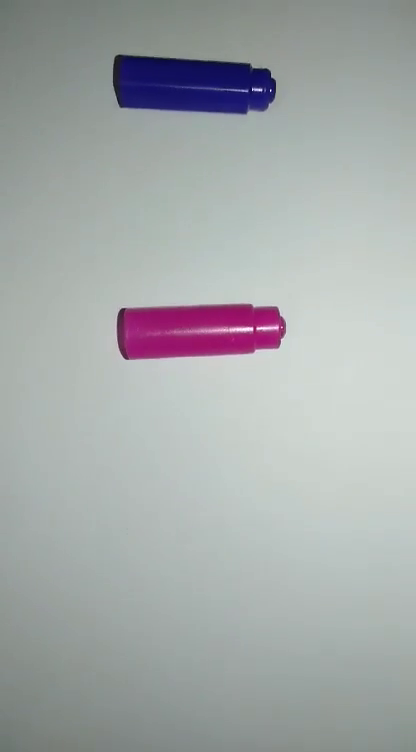
#> input picture frame 38 of Project_detectedColor/video-1569690261.mp4, 416 x 752 px
$ python VideoDetectedColor.py
#> lines starting #> are read from the running program, lines starting #| are printed output that depends on the picture; after the words box and inside, x2 and y2 are one past the last pixel; in counts of white or black regions, pixels touching at a corner belong together
# importing libraries
import cv2
import numpy as np
from imutils import contours
import imutils

# Create a VideoCapture object and read from input file
backsub = cv2.createBackgroundSubtractorMOG2()
cap = cv2.VideoCapture('video-1569690261.mp4')
sen = 0
minArea=1
lineCount = 500
counter = 0
frame_width = int(cap.get(3))
frame_height = int(cap.get(4))
out = cv2.VideoWriter('outpy.avi',cv2.VideoWriter_fourcc('M','J','P','G'), 30, (frame_width,frame_height))

# Check if camera opened successfully
if (cap.isOpened()== False):
  print("Error opening video  file")

# Read until video is completed
while(cap.isOpened()):

  # Capture frame-by-frame
  ret, frame = cap.read()
#> frame is the input picture: shape (752, 416, 3); mean B, G, R 169.4, 169.3, 164.8
  if ret == True:
    image = cv2.cvtColor(frame, cv2.COLOR_BGR2HSV)
#> image: shape (752, 416, 3); mean H, S, V 79.1, 20.5, 174
    mask = np.zeros(image.shape, dtype=np.uint8)
    open_kernel = cv2.getStructuringElement(cv2.MORPH_RECT, (7,7))
    close_kernel = cv2.getStructuringElement(cv2.MORPH_RECT, (5,5))

    # [9 lines of commented-out code are left out]
    lower_red = np.array([0,50,50])
    upper_red = np.array([10,255,255])
    #upper red
    lower_red2 = np.array([170,50,50])
    upper_red2 = np.array([180,255,255])
    mask = cv2.inRange(image, lower_red, upper_red)
#> mask: shape (752, 416); every value is 0
    res = cv2.bitwise_and(frame,frame, mask= mask)
#> res: shape (752, 416, 3); every value is 0
    mask2 = cv2.inRange(image, lower_red2, upper_red2)
    res2 = cv2.bitwise_and(frame,frame, mask= mask2)
    mask = mask+mask2
    img3 = res+res2
    # cv2.imshow('img3', img3)

    ret,thresh = cv2.threshold(mask,127,255,0)
    contours, hierarchy = cv2.findContours(thresh,cv2.RETR_TREE,cv2.CHAIN_APPROX_SIMPLE)
#> contours = []
    for cnt in contours:
          x,y,w,h = cv2.boundingRect(cnt)
          cv2.rectangle(frame,(x,y),(x+w,y+h),(255,0,0),2)
#> this loop made 0 passes

    #นับจำนวนชิ้นงาน
    fgmask = backsub.apply(img3, None, 0.01)
#> fgmask: shape (752, 416); every value is 255
    # cv2.imshow("blacksup",fgmask)
    erode=cv2.erode(fgmask,None,iterations=3)
    moments=cv2.moments(erode,True)
#> moments = moments, m00 312832, centre m10/m00, m01/m00 = (207.5, 375.5)
    area=moments['m00']
#> area = 312832

    if moments['m01'] >=minArea:
            x=int(moments['m10']/moments['m00'])
#> x = 207
            y=int (moments['m01']/moments['m00'])
#> y = 375
            if y < lineCount:
                sen=sen << 1
            else:
                sen=(sen<<1)|1
            sen=sen&0x03
            if sen == 1:
                counter=counter+1


    cv2.line(frame,(0,lineCount),(500,lineCount),(0,255,0),2)
    font = cv2.FONT_HERSHEY_SIMPLEX
#> font = 0
    cv2.putText(frame,'Count Red = '+str(counter), (10,30),font,1, (255,255,0), 2)
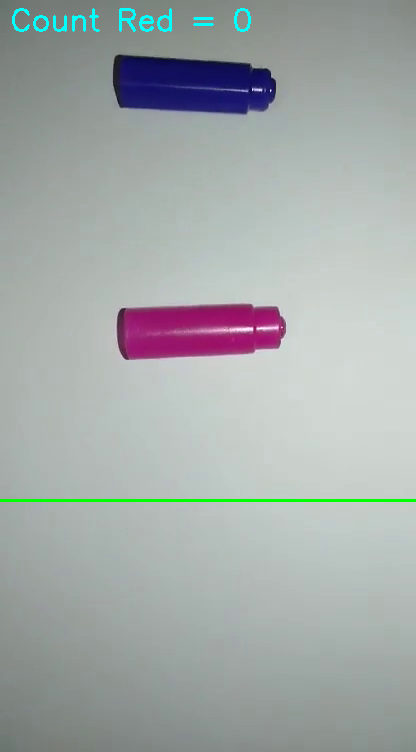
#> frame: shape (752, 416, 3); mean B, G, R 169.3, 170.1, 163.5

    # Write the frame into the file 'output.avi'
    out.write(frame)
    # Display the resulting frame
    cv2.imshow('Frame', frame)

    # Press Q on keyboard to  exit
    if cv2.waitKey(25) & 0xFF == ord('q'):
#> (key q is pressed here)
      break

  # Break the loop
  else:
    break

# When everything done, release
# the video capture object
cap.release()
out.release()
# Closes all the frames
cv2.destroyAllWindows()

$ run again, starting later in the video
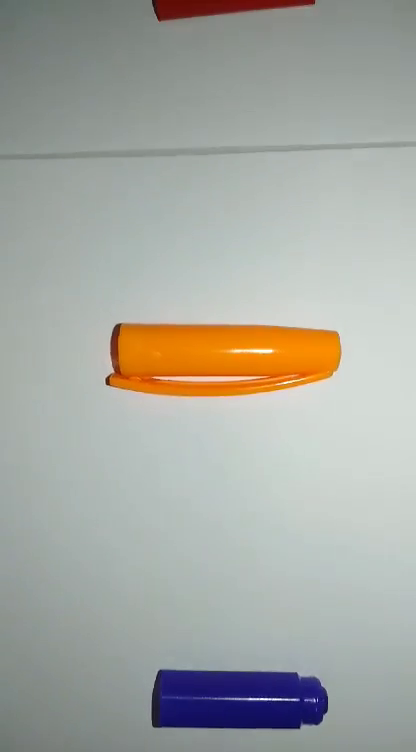
#> input picture frame 174 of Project_detectedColor/video-1569690261.mp4, 416 x 752 px
#> frame is the input picture: shape (752, 416, 3); mean B, G, R 161.2, 167.7, 166.3
#> image: shape (752, 416, 3); mean H, S, V 71.2, 29.3, 175.5
#> `mask = cv2.inRange(image, lower_red, upper_red)`:
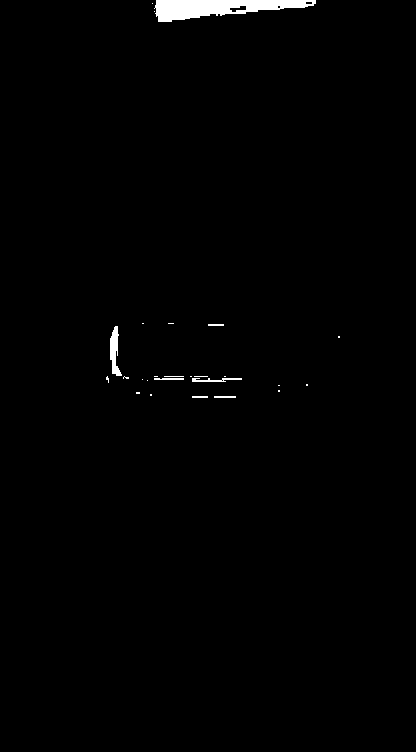
#> mask: shape (752, 416); 0.91% white; 26 white regions (18 under 20 px), largest, box (x1, y1, x2, y2) and area: (154, 0, 316, 22) 2121, (110, 326, 122, 376) 324, (192, 378, 242, 382) 121
#> mask2: shape (752, 416); 0.03% white in thin lines or dots, all inside (x1, y1, x2, y2) = (154, 0, 312, 16)
#> contours = 27 contours, 22 with area under 20; largest, box (x1, y1, x2, y2) and area: (154, 0, 316, 22) 2034, (110, 326, 122, 376) 263, (192, 378, 242, 382) 62, (154, 378, 184, 380) 27, (214, 396, 236, 398) 21
#> the loop `for cnt in contours:` made 27 passes
#> (cnt, x, y, w, h) on passes 1 to 6: ([[214, 396], [214, 397], [235, 397], [235, 396]], 214, 396, 22, 2), ([[192, 396], [192, 397], [207, 397], [207, 396]], 192, 396, 16, 2), ([[150, 394], [150, 395], [151, 395], [151, 394]], 150, 394, 2, 2), ([[136, 392], [136, 393], [139, 393], [139, 392]], 136, 392, 4, 2), ([[278, 390], [278, 391], [279, 391], [279, 390]], 278, 390, 2, 2), ([[278, 385], [279, 385]], 278, 385, 2, 1)
#> fgmask: shape (752, 416); values 127 (black) and 255 (white), 99.1% white; 26 black regions (18 under 20 px), largest, box (x1, y1, x2, y2) and area: (154, 0, 316, 22) 2211, (110, 326, 122, 376) 324, (192, 378, 242, 382) 121
#> erode: shape (752, 416); values 127 (black) and 255 (white), 98.1% white; 12 black regions, largest, box (x1, y1, x2, y2) and area: (149, 0, 319, 25) 2877, (139, 373, 245, 385) 1036, (103, 323, 132, 386) 927
#> moments = moments, m00 312832, centre m10/m00, m01/m00 = (207.5, 375.5)
#> area = 312832
#> `x=int(moments['m10']/moments['m00'])`: x = 207
#> `y=int (moments['m01']/moments['m00'])`: y = 375
#> font = 0
#> `cv2.putText(frame,'Count Red = '+str(counter), (10,30),font,1, (255,25..`:
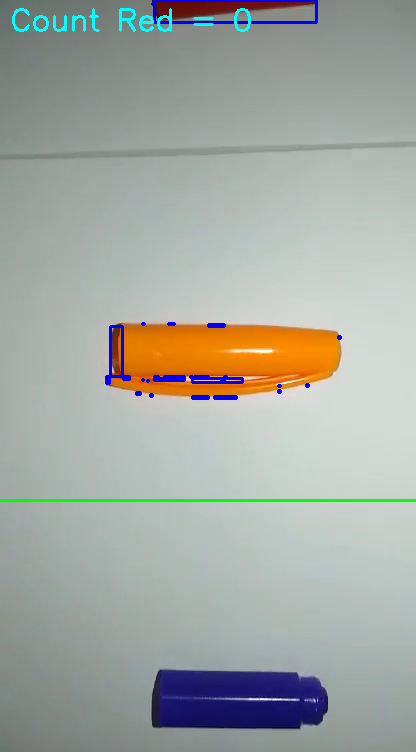
#> frame: shape (752, 416, 3); mean B, G, R 162.3, 167.6, 163.6

$ run again, starting later in the video
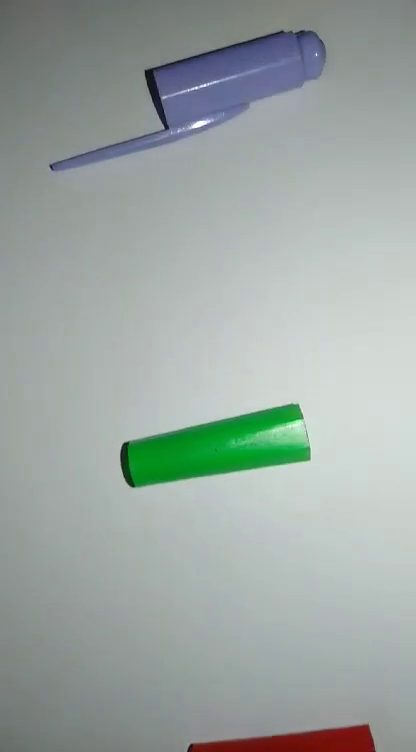
#> input picture frame 309 of Project_detectedColor/video-1569690261.mp4, 416 x 752 px
#> frame is the input picture: shape (752, 416, 3); mean B, G, R 162.2, 166, 156
#> image: shape (752, 416, 3); mean H, S, V 79.8, 22.8, 168.5
#> mask2: shape (752, 416); 0.11% white; 11 white regions (7 under 20 px), largest, box (x1, y1, x2, y2) and area: (326, 725, 368, 732) 164, (368, 734, 374, 752) 80, (246, 738, 254, 742) 24, (230, 740, 242, 742) 24
#> `mask = mask+mask2`:
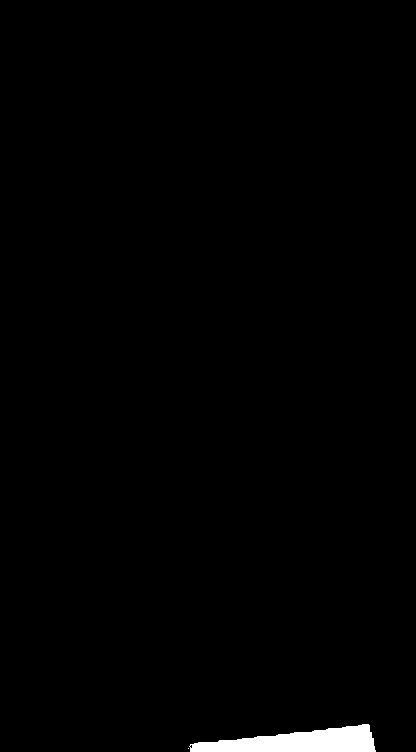
#> mask: shape (752, 416); 1% white; 2 white regions (1 under 20 px)
#> contours = 3 contours, 2 with area under 20; largest, box (x1, y1, x2, y2) and area: (189, 724, 376, 752) 3070
#> the loop `for cnt in contours:` made 3 passes
#> (x, y, w, h) on passes 1 to 3: (188, 748, 1, 1), (189, 724, 187, 28), (189, 744, 4, 5)
#> fgmask: shape (752, 416); values 127 (black) and 255 (white), 99% white; 2 black regions (1 under 20 px), largest, box (x1, y1, x2, y2) and area: (189, 724, 376, 752) 3267
#> erode: shape (752, 416); values 127 (black) and 255 (white), 98.7% white; 1 black region, box (x1, y1, x2, y2) and area: (185, 721, 379, 752) 4030
#> moments = moments, m00 312832, centre m10/m00, m01/m00 = (207.5, 375.5)
#> area = 312832
#> `x=int(moments['m10']/moments['m00'])`: x = 207
#> `y=int (moments['m01']/moments['m00'])`: y = 375
#> font = 0
#> `cv2.putText(frame,'Count Red = '+str(counter), (10,30),font,1, (255,25..`:
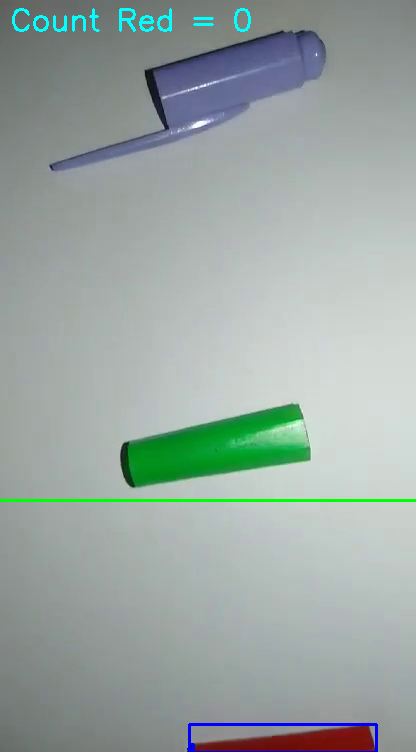
#> frame: shape (752, 416, 3); mean B, G, R 162.5, 166.5, 154.3
